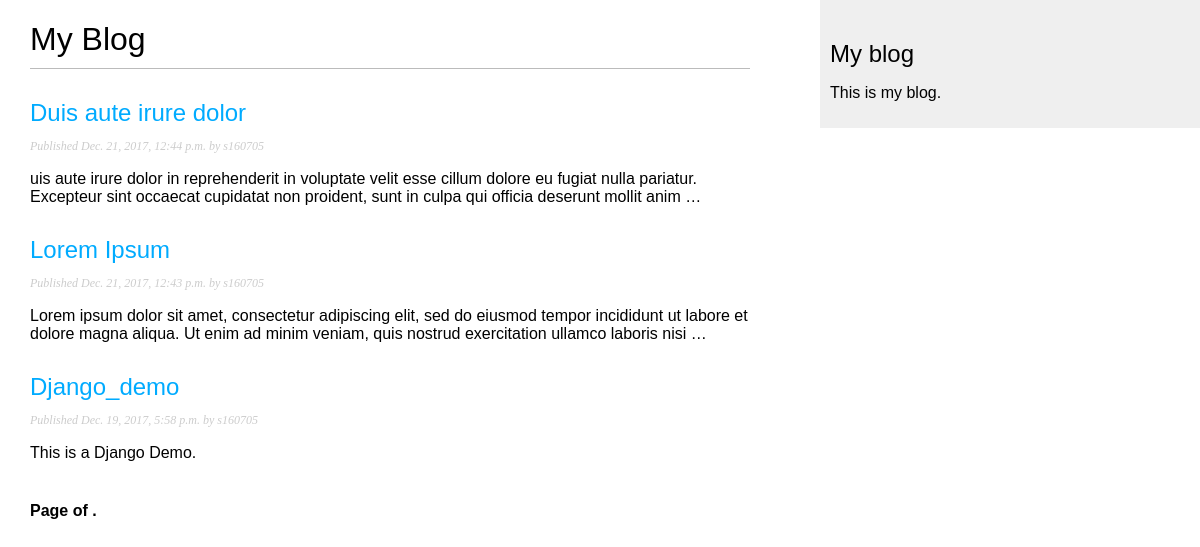
Screenshot of /blog/ with the database file from the repository.
### blog/models.py (models this page shows, shortened)
class Post(models.Model):
    STATUS_CHOICES = (
        ('draft', 'Draft'),
        ('published', 'Published'),
    )
    title = models.CharField(max_length=250)
    slug = models.SlugField(max_length = 250, unique_for_date = 'publish')
    author = models.ForeignKey(User, related_name = 'blog_posts')
    body = models.TextField()
    publish = models.DateTimeField(default = timezone.now)
    created = models.DateTimeField(auto_now_add = True)
    updated = models.DateTimeField(auto_now = True)
    status = models.CharField(max_length = 10, choices = STATUS_CHOICES, default='draft')
    objects = models.Manager()
    published = PublishedManager()
    class Meta:
        ordering = ('-publish',)
    def get_absolute_url(self):
        return reverse('blog:post_detail', args = [self.publish.year,
                                                   self.publish.strftime('%m'),
                                                   self.publish.strftime('%d'),
                                                   self.slug])

### blog/views.py (the view)
class PostListView(ListView):
    queryset = Post.published.all()
    context_object_name = 'posts'
    paginate_by = 3
    template_name = 'blog/post/list.html'

### blog/templates/blog/post/list.html (shortened to what this page needs)
{% extends "blog/base.html" %}
{% block content %}
    <h1>My Blog</h1>
    {% for post in posts %}
        <h2><a href="{{ post.get_absolute_url }}">{{ post.title }}</a></h2>
        <p class="date">Published {{ post.publish }} by {{ post.author }}</p>
        {{ post.body|truncatewords:30|linebreaks }}
    {% endfor %}
    {% include "pagination.html" with page=posts %}
{% endblock %}

### blog/static/css/blog.css (style rules this page uses)
body { margin:0; padding:0; font-family:helvetica, sans-serif; }
a { color:#00abff; text-decoration:none; }
h1 { font-weight:normal; border-bottom:1px solid #bbb; padding:0 0 10px 0; }
h2 { font-weight:normal; margin:30px 0 0; }
p.date { color:#ccc; font-family: georgia, serif; font-size: 12px; font-style: italic; }

### rows the page displays
Post: title "Duis aute irure dolor", publish "Dec. 21, 2017, 12:44 p.m.", author "s160705", body "uis aute irure dolor in reprehenderit in voluptate velit esse cillum dolore eu fugiat nulla pariatur. Excepteur sint occaecat cupidatat non proident, sunt in culpa qui officia deserunt mollit anim …"
Post: title "Lorem Ipsum", publish "Dec. 21, 2017, 12:43 p.m.", author "s160705", body "Lorem ipsum dolor sit amet, consectetur adipiscing elit, sed do eiusmod tempor incididunt ut labore et dolore magna aliqua. Ut enim ad minim veniam, quis nostrud exercitation ullamco laboris nisi …"
Post: title "Django_demo", publish "Dec. 19, 2017, 5:58 p.m.", author "s160705", body "This is a Django Demo."
